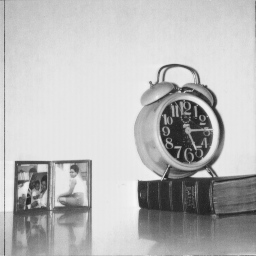
#> input picture clock.tiff, 256 x 256 px
$ python gaussian_noise.py
#> lines starting #> are read from the running program, lines starting #| are printed output that depends on the picture
import numpy as np
from PIL import Image
from numpy import array
from numpy.linalg import norm
from scipy import ndimage
from skimage.io import imread


img = imread("clock.tiff")
#> img is the input picture: shape (256, 256); min 32, max 246, mean 186
# input = Image.fromarray(img)
# input.show()

# print(img)

r,c = img.shape
#> r = 256; c = 256
mean = 0.3
variace = 0.1
sigma = variace ** 0.5
gaussian = np.random.normal(mean, sigma, (r,c))
gaussian = gaussian.reshape(r,c)
print(gaussian)
#> (printed output is left out)
final = Image.fromarray(gaussian)
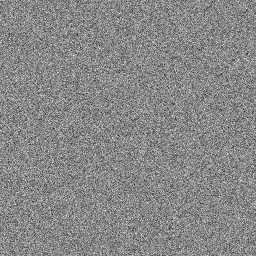
#> final: PIL image 256x256 F; min -1.23, max 1.64, mean 0.299; drawn with min black and max white
final.show()

gaussian_noise = img + gaussian
gaussian_noise = np.array(gaussian_noise, dtype=np.uint8)
# print(gaussian_noise)
final_image1 = Image.fromarray(gaussian_noise)
final_image1.show()
